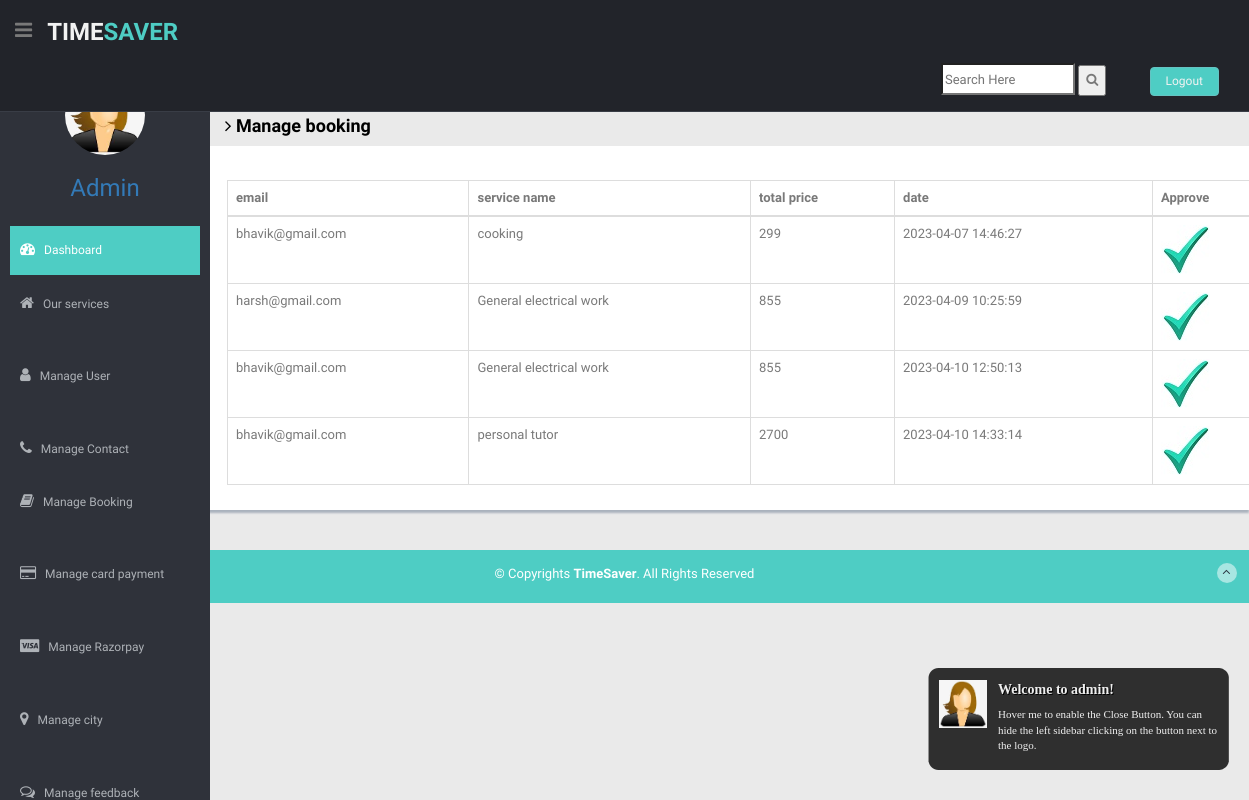
Page /admin/booking.php on the committed database.
### tables this page shows
CREATE TABLE `tbl_booking` (
  `book_id` int(2) NOT NULL,
  `email` varchar(50) NOT NULL,
  `service_name` varchar(50) NOT NULL,
  `total_price` varchar(5) NOT NULL,
  `date` datetime NOT NULL DEFAULT current_timestamp() ON UPDATE current_timestamp(),
  `status` varchar(10) NOT NULL
);

### admin/booking.php (the view, shortened to what this page needs)
<?php
include("header.php");
include("sidebar.php");
?>
<section id="main-content">
      <section class="wrapper">
        <h3 style="margin-left:-209px;color:red"><i class="fa fa-angle-right"></i><B> TABLE</B></h3>
        <h4 style="color:black"><i class="fa fa-angle-right"></i><B> Manage booking</B></h4>
        <div class="row mb">
          <div class="content-panel" style="margin-left:-200px">
            <div class="adv-table">
              <table cellpadding="0" cellspacing="0" border="0" class="display table table-bordered"
              id="hidden-table-info" style="width: 85%; margin-left: 217px">
                <thead>
                  <tr>
                    <th> email</th>
                    <th>service name</th>
                    <th>total price</th>
                    <th class="hidden-phone">date</th>
                    <th class="hidden-phone">Approve</th>
                </tr>
                </thead>
                <tbody>
                  <tr class="gradeX">
                  <?php
 include("config.php");
 $sql="select * from tbl_booking
  where status='pending'";
$result=mysqli_query($con,$sql);
while($row=mysqli_fetch_array($result))
{
    ?>
    <tr>
        <td><?php echo $row['email'];?></td>
        <td><?php echo $row['service_name'];?></td>
        <td><?php echo $row['total_price'];?></td>
        <td><?php echo $row['date'];?></td>
        <td><a href="booking.php?book_id=<?php echo $row['book_id'];?>">
    <img src="img/tick2.jpg"></td>
</tr>
<?php
}
?>              </tr>
                </tbody>
              </table>
            </div>
          </div>
        </div>
      </section>
    </section>
<?php
include("footer.php");
?>

### admin/css/style.css (style rules this page uses)
body { color: #797979; background: #eaeaea; font-family: 'Ruda', sans-serif; padding: 0px !important; margin: 0px !important; font-size:13px; }
a, a:hover, a:focus { text-decoration: none; outline: none; }
.mb { margin-bottom: 25px; }
#main-content { margin-left: 210px; }
.wrapper { display: inline-block; margin-top: 60px; padding-left: 15px; padding-right: 15px; padding-bottom: 15px; padding-top: 0px; width: 100%; }
.content-panel { background: #ffffff; box-shadow: 0px 3px 2px #aab2bd; padding-top: 15px; padding-bottom: 5px; }

### rows in the picture
tbl_booking: email "bhavik@gmail.com", service_name "cooking", total_price "299", date "2023-04-07 14:46:27"
tbl_booking: email "harsh@gmail.com", service_name "General electrical work", total_price "855", date "2023-04-09 10:25:59"
tbl_booking: email "bhavik@gmail.com", service_name "General electrical work", total_price "855", date "2023-04-10 12:50:13"
tbl_booking: email "bhavik@gmail.com", service_name "personal tutor", total_price "2700", date "2023-04-10 14:33:14"
